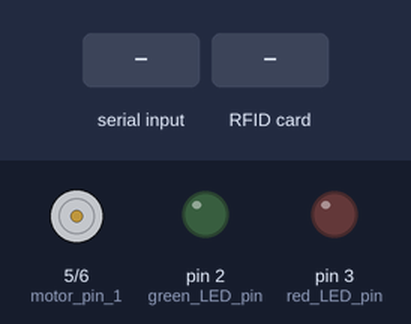
The sketch below on a simulated Arduino Uno, built with avr-gcc and run on an emulated ATmega328P. Shown: motor-driver pin pairs drawn as motors (green arrow = first pin HIGH = forward, orange = second pin HIGH = backward, longer = more drive), output pins drawn as LEDs (lit = HIGH). Dashed ring = blinking. Inputs (shaded band) come from the test bench. Pins used as bus, display or sensor lines are not drawn; what the sketch prints to the serial monitor is not drawn.

Above: at 1.2 s.
1.3 s: "o" received over Serial
At 2.0 s:
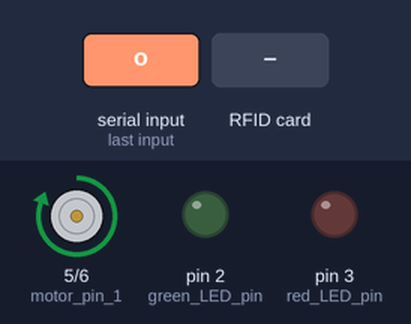
2.9 s: "1" received over Serial
At 5.86 s:
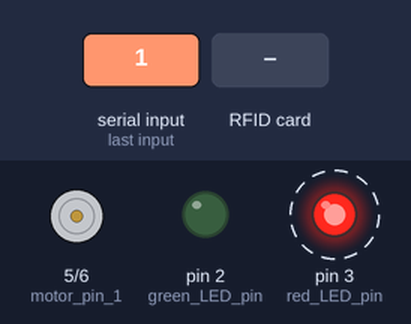
5.9 s: RFID card 5E 7A 19 C4 held to the reader
Timing chart, 0 to 8.9 s (numbered marks = the images above; inputs shaded):
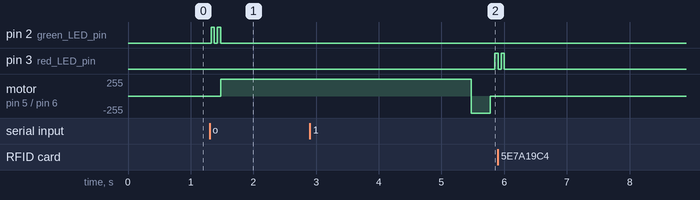

The sketch:

driver.ino
```cpp
#include <MFRC522.h>                            // Library for Mifare RC522 Devices (thingy that reads the card)

#include <SPI.h>                                // RC522 Module uses SPI protocol

const byte motor_pin_1 = 5;
const byte motor_pin_2 = 6;
int open_duration = 4000;
int close_duration = 300;

const byte red_LED_pin = 3;
const byte green_LED_pin = 2;

//Reader
const byte SS_pin = 10;
const byte RST_pin = 9;
MFRC522 rfid(SS_pin, RST_pin); // Create MFRC522 (rfid reader) instance
byte readCard[4];

void setup() {
    pinMode(motor_pin_1, OUTPUT);
    pinMode(motor_pin_2, OUTPUT);
    pinMode(red_LED_pin, OUTPUT);
    pinMode(green_LED_pin, OUTPUT);

    // init serial
    Serial.begin(9600);

    // init reader stuff
    SPI.begin(); // MFRC522 Hardware uses SPI protocol
    rfid.PCD_Init(); // Initialize MFRC522 Hardware
    rfid.PCD_SetAntennaGain(rfid.RxGain_max); // MORE POWER
}

void loop() {
    if (Serial.available()) {
        if (Serial.read() == 'o') {
            greenLedFlash();
            open();
        } else {
            redLedFlash();
        }
    }
    getID();
    delay(50);
}

void getID() {
    // Getting ready for Reading PICCs
    if (!rfid.PICC_IsNewCardPresent()) { //If a new PICC placed to RFID reader continue
        return;
    }
    if (!rfid.PICC_ReadCardSerial()) { //Since a PICC placed get Serial and continue
        return;
    }

    for (int i = 0; i < 4; i++) { //op
        readCard[i] = rfid.uid.uidByte[i];
        Serial.print(readCard[i], HEX);
    }
    Serial.println("");
    rfid.PICC_HaltA(); // Stop reading
}

void open() {
    //unlock
    analogWrite(motor_pin_1, 255);
    analogWrite(motor_pin_2, 0);
    delay(open_duration);

    //lock
    analogWrite(motor_pin_1, 0);
    analogWrite(motor_pin_2, 255);
    delay(close_duration);

    //stop motor
    analogWrite(motor_pin_2, 0);
}

void greenLedFlash() {
    digitalWrite(green_LED_pin, HIGH);
    delay(50);
    digitalWrite(green_LED_pin, LOW);
    delay(50);
    digitalWrite(green_LED_pin, HIGH);
    delay(50);
    digitalWrite(green_LED_pin, LOW);
}

void redLedFlash() {
    digitalWrite(red_LED_pin, HIGH);
    delay(50);
    digitalWrite(red_LED_pin, LOW);
    delay(50);
    digitalWrite(red_LED_pin, HIGH);
    delay(50);
    digitalWrite(red_LED_pin, LOW);
}
```

Measured:
- after the input at 1.3 s, pin 2 (green_LED_pin): alternates HIGH for 0.05 s and LOW for 0.05 s, 4 changes in all, then stays LOW, starting at once; motor on pin 5 (motor_pin_1) / pin 6 (motor_pin_2): stopped → forward 255/255 after 0.18 s
- after the input at 2.9 s, pin 3 (red_LED_pin): LOW → HIGH after 3.0 s
